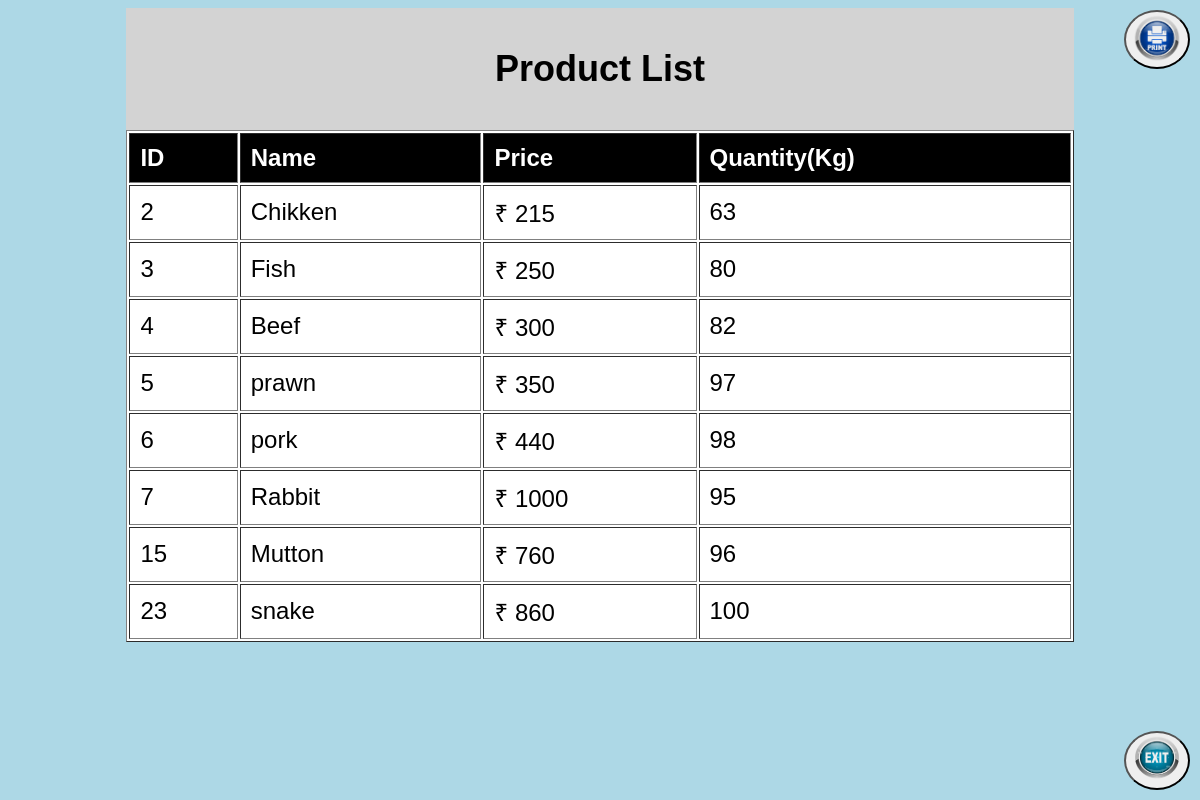
Before: /Admin/product_list.php with the older database file.
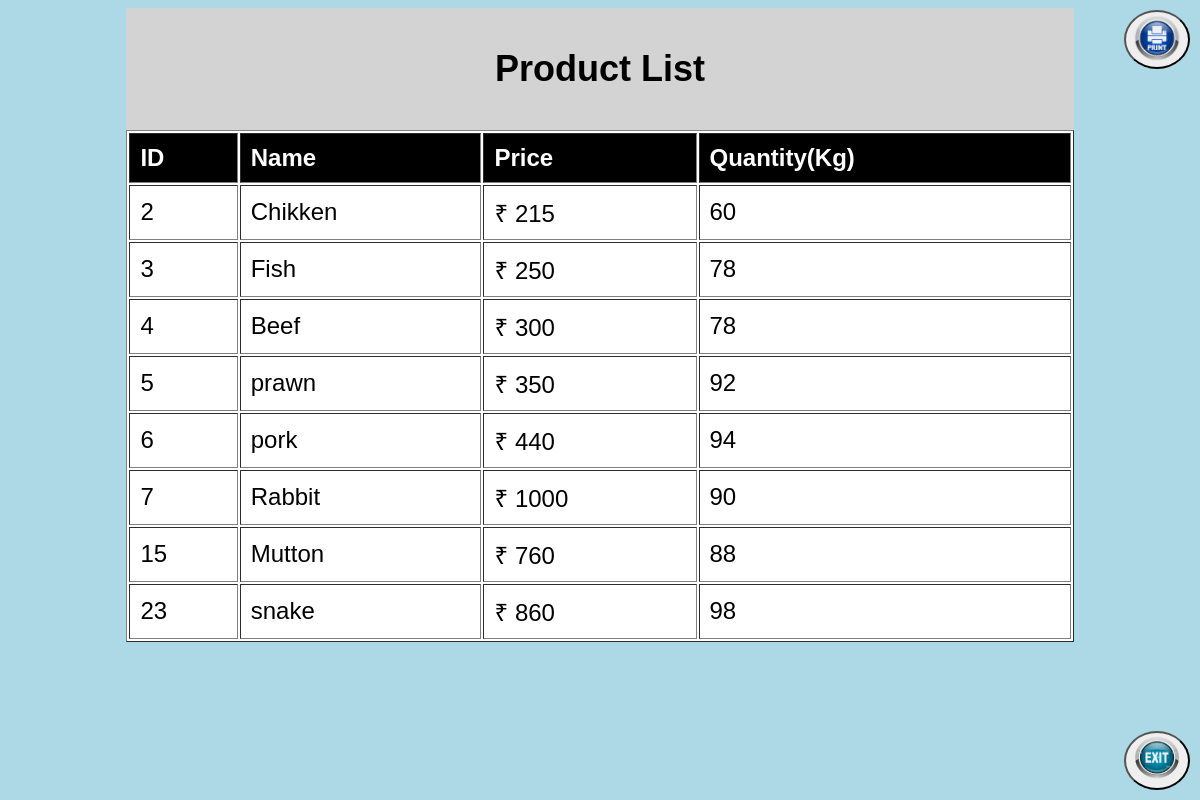
After: the same page with the newer database file.
### tables this page shows
CREATE TABLE `products` (
  `product_id` int(10) NOT NULL,
  `product_name` varchar(25) NOT NULL,
  `product_price` float NOT NULL,
  `product_quantity` int(10) NOT NULL
);

### Admin/product_list.php (the view, shortened to what this page needs)
<?php
include 'db.php';
$sql = "SELECT product_id, product_name, product_price, product_quantity  FROM products";
$result = $conn->query($sql);
?>
<!DOCTYPE html>
<html lang="en">
<head>
</head>
<body>
<div style="position: fixed; top: 10px; right: 10px;">
        <button onclick="window.print()" style="border-radius: 50%; transition: transform 0.3s ease;">
        <img src="image/print_icon.png" alt="Print" style="width: 50px; height: 50px;" >
        </button>
</div>
<div class="container">
            <div class="header" style="font-size: 24px; background-color: lightgray; padding: 10px; text-align: center;">
                <h2>Product List</h2>
            </div>
            <?php
            if ($result->num_rows > 0) {
                echo "<table border='1' width='100%' height='80%' style='background-color: white; font-size: 24px; ' >
                        <tr>
                            <th>ID</th>
                            <th>Name</th>
                            <th>Price</th>
                            <th>Quantity(Kg)</th>
                        </tr>";
                while($row = $result->fetch_assoc()) {
                    echo "<tr>
                            <td>" . $row["product_id"]. "</td>
                            <td>" . $row["product_name"]. "</td>
                            <td>₹ " . $row["product_price"]. "</td>
                            <td>" . $row["product_quantity"]. "</td>
                          </tr>";
                }
                echo "</table>";
            } else {
                echo "Empty table";
           }
            ?>
        </div>
        <div
         style="position: fixed; bottom: 10px; right: 10px;">
            <button onclick="window.location.href='pop.php'" style="border-radius: 50%; transition: transform 0.3s ease;">
                <img src="image/exit_icon.png" alt="Exit" style="width: 50px; height: 50px;">
            </button>
        </div>
</body>
</html>

Changed rows visible on the page:
changed products "Chikken": product_quantity "63" → "60"
changed products "Fish": product_quantity "80" → "78"
changed products "Beef": product_quantity "82" → "78"
changed products "prawn": product_quantity "97" → "92"
changed products "pork": product_quantity "98" → "94"
changed products "Rabbit": product_quantity "95" → "90"
changed products "Mutton": product_quantity "96" → "88"
changed products "snake": product_quantity "100" → "98"
